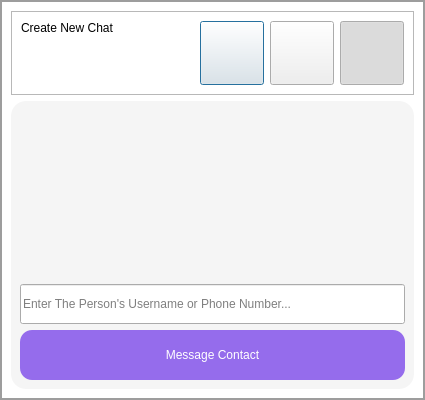
<?xml version="1.0" encoding="UTF-8"?>
<ui version="4.0">
 <class>CreateChatDialog</class>
 <widget class="QDialog" name="CreateChatDialog">
  <property name="geometry">
   <rect>
    <x>0</x>
    <y>0</y>
    <width>425</width>
    <height>400</height>
   </rect>
  </property>
  <property name="sizePolicy">
   <sizepolicy hsizetype="Minimum" vsizetype="Minimum">
    <horstretch>0</horstretch>
    <verstretch>0</verstretch>
   </sizepolicy>
  </property>
  <property name="minimumSize">
   <size>
    <width>425</width>
    <height>400</height>
   </size>
  </property>
  <property name="maximumSize">
   <size>
    <width>425</width>
    <height>600</height>
   </size>
  </property>
  <property name="windowTitle">
   <string>Dialog</string>
  </property>
  <property name="styleSheet">
   <string notr="true">QLabel {
font: 500 16pt &quot;Helvetica Now Display&quot;; 
}
QDialog {
border: 2px solid #9d9d9d; background: white;
}</string>
  </property>
  <layout class="QVBoxLayout" name="verticalLayout">
   <property name="sizeConstraint">
    <enum>QLayout::SetMinimumSize</enum>
   </property>
   <item>
    <widget class="QFrame" name="frame">
     <property name="sizePolicy">
      <sizepolicy hsizetype="Preferred" vsizetype="Preferred">
       <horstretch>0</horstretch>
       <verstretch>0</verstretch>
      </sizepolicy>
     </property>
     <property name="maximumSize">
      <size>
       <width>16777215</width>
       <height>100</height>
      </size>
     </property>
     <property name="frameShape">
      <enum>QFrame::StyledPanel</enum>
     </property>
     <property name="frameShadow">
      <enum>QFrame::Raised</enum>
     </property>
     <layout class="QHBoxLayout" name="horizontalLayout">
      <property name="sizeConstraint">
       <enum>QLayout::SetMinimumSize</enum>
      </property>
      <item>
       <widget class="QLabel" name="header">
        <property name="text">
         <string>Create New Chat</string>
        </property>
        <property name="alignment">
         <set>Qt::AlignLeading|Qt::AlignLeft|Qt::AlignTop</set>
        </property>
       </widget>
      </item>
      <item>
       <spacer name="horizontalSpacer">
        <property name="orientation">
         <enum>Qt::Horizontal</enum>
        </property>
        <property name="sizeHint" stdset="0">
         <size>
          <width>40</width>
          <height>20</height>
         </size>
        </property>
       </spacer>
      </item>
      <item>
       <widget class="QPushButton" name="newChannelButton">
        <property name="minimumSize">
         <size>
          <width>64</width>
          <height>64</height>
         </size>
        </property>
        <property name="maximumSize">
         <size>
          <width>64</width>
          <height>64</height>
         </size>
        </property>
        <property name="cursor">
         <cursorShape>PointingHandCursor</cursorShape>
        </property>
        <property name="toolTip">
         <string>&lt;html&gt;&lt;head/&gt;&lt;body&gt;&lt;p&gt;New Channel&lt;/p&gt;&lt;/body&gt;&lt;/html&gt;</string>
        </property>
        <property name="styleSheet">
         <string notr="true">QPushButton{
border-image: url(:/Graphics/Graphics/channel_off.png);
}
QPushButton:checked{
border-image: url(:/Graphics/Graphics/channel_on.png);
}
</string>
        </property>
        <property name="text">
         <string/>
        </property>
        <property name="checkable">
         <bool>true</bool>
        </property>
        <property name="checked">
         <bool>false</bool>
        </property>
        <property name="flat">
         <bool>false</bool>
        </property>
       </widget>
      </item>
      <item>
       <widget class="QPushButton" name="newGroupButton">
        <property name="sizePolicy">
         <sizepolicy hsizetype="Fixed" vsizetype="Fixed">
          <horstretch>0</horstretch>
          <verstretch>0</verstretch>
         </sizepolicy>
        </property>
        <property name="minimumSize">
         <size>
          <width>64</width>
          <height>64</height>
         </size>
        </property>
        <property name="maximumSize">
         <size>
          <width>64</width>
          <height>64</height>
         </size>
        </property>
        <property name="cursor">
         <cursorShape>PointingHandCursor</cursorShape>
        </property>
        <property name="toolTip">
         <string>&lt;html&gt;&lt;head/&gt;&lt;body&gt;&lt;p&gt;New Group&lt;/p&gt;&lt;/body&gt;&lt;/html&gt;</string>
        </property>
        <property name="styleSheet">
         <string notr="true">QPushButton{
border-image: url(:/Graphics/Graphics/group_off.png);
}
QPushButton:checked{
border-image: url(:/Graphics/Graphics/group_on.png);
}
</string>
        </property>
        <property name="text">
         <string/>
        </property>
        <property name="checkable">
         <bool>true</bool>
        </property>
        <property name="flat">
         <bool>false</bool>
        </property>
       </widget>
      </item>
      <item>
       <widget class="QPushButton" name="newContactButton">
        <property name="sizePolicy">
         <sizepolicy hsizetype="Fixed" vsizetype="Fixed">
          <horstretch>0</horstretch>
          <verstretch>0</verstretch>
         </sizepolicy>
        </property>
        <property name="minimumSize">
         <size>
          <width>64</width>
          <height>64</height>
         </size>
        </property>
        <property name="maximumSize">
         <size>
          <width>64</width>
          <height>64</height>
         </size>
        </property>
        <property name="cursor">
         <cursorShape>PointingHandCursor</cursorShape>
        </property>
        <property name="toolTip">
         <string>&lt;html&gt;&lt;head/&gt;&lt;body&gt;&lt;p&gt;New Contact&lt;/p&gt;&lt;/body&gt;&lt;/html&gt;</string>
        </property>
        <property name="styleSheet">
         <string notr="true">QPushButton {
border-image: url(:/Graphics/Graphics/contact_off.png);
}
QPushButton:checked{
border-image: url(:/Graphics/Graphics/contact_on.png);
}
</string>
        </property>
        <property name="text">
         <string/>
        </property>
        <property name="checkable">
         <bool>true</bool>
        </property>
        <property name="checked">
         <bool>true</bool>
        </property>
       </widget>
      </item>
     </layout>
    </widget>
   </item>
   <item>
    <widget class="QStackedWidget" name="pages">
     <property name="sizePolicy">
      <sizepolicy hsizetype="Minimum" vsizetype="Minimum">
       <horstretch>0</horstretch>
       <verstretch>0</verstretch>
      </sizepolicy>
     </property>
     <property name="styleSheet">
      <string notr="true">QStackedWidget{
background: rgb(245, 245, 245);
border-radius: 15px;
}</string>
     </property>
     <property name="currentIndex">
      <number>2</number>
     </property>
     <widget class="QWidget" name="channelPage">
      <property name="sizePolicy">
       <sizepolicy hsizetype="Minimum" vsizetype="Minimum">
        <horstretch>0</horstretch>
        <verstretch>0</verstretch>
       </sizepolicy>
      </property>
      <layout class="QVBoxLayout" name="verticalLayout_2">
       <property name="sizeConstraint">
        <enum>QLayout::SetMaximumSize</enum>
       </property>
       <item>
        <layout class="QHBoxLayout" name="channelInfoLayout">
         <property name="sizeConstraint">
          <enum>QLayout::SetMinimumSize</enum>
         </property>
         <item>
          <widget class="QPushButton" name="channelProfilePicButton">
           <property name="sizePolicy">
            <sizepolicy hsizetype="Fixed" vsizetype="Fixed">
             <horstretch>0</horstretch>
             <verstretch>0</verstretch>
            </sizepolicy>
           </property>
           <property name="minimumSize">
            <size>
             <width>64</width>
             <height>64</height>
            </size>
           </property>
           <property name="maximumSize">
            <size>
             <width>64</width>
             <height>64</height>
            </size>
           </property>
           <property name="cursor">
            <cursorShape>PointingHandCursor</cursorShape>
           </property>
           <property name="styleSheet">
            <string notr="true">border-image: url(:/Graphics/Graphics/icons8_camera_64px.png)</string>
           </property>
          </widget>
         </item>
         <item>
          <widget class="QLineEdit" name="channelNameInput">
           <property name="minimumSize">
            <size>
             <width>0</width>
             <height>40</height>
            </size>
           </property>
           <property name="placeholderText">
            <string>Enter Channel Name</string>
           </property>
          </widget>
         </item>
        </layout>
       </item>
       <item>
        <widget class="QScrollArea" name="channelMembersScrollArea">
         <property name="minimumSize">
          <size>
           <width>0</width>
           <height>0</height>
          </size>
         </property>
         <property name="widgetResizable">
          <bool>true</bool>
         </property>
         <widget class="QWidget" name="channelMembersScrollAreaContent">
          <property name="geometry">
           <rect>
            <x>0</x>
            <y>0</y>
            <width>387</width>
            <height>144</height>
           </rect>
          </property>
          <property name="minimumSize">
           <size>
            <width>0</width>
            <height>0</height>
           </size>
          </property>
          <layout class="QVBoxLayout" name="verticalLayout_4">
           <item>
            <layout class="QVBoxLayout" name="channelMembersLayout"/>
           </item>
           <item>
            <spacer name="verticalSpacer">
             <property name="orientation">
              <enum>Qt::Vertical</enum>
             </property>
             <property name="sizeHint" stdset="0">
              <size>
               <width>20</width>
               <height>115</height>
              </size>
             </property>
            </spacer>
           </item>
          </layout>
         </widget>
        </widget>
       </item>
       <item>
        <widget class="QPushButton" name="createChannelButton">
         <property name="minimumSize">
          <size>
           <width>0</width>
           <height>50</height>
          </size>
         </property>
         <property name="cursor">
          <cursorShape>PointingHandCursor</cursorShape>
         </property>
         <property name="styleSheet">
          <string notr="true">QAbstractButton{
border-radius: 12px; 
font: 800 14pt &quot;Helvetica Now Display&quot;; 
background: #956cec; 
color:white; 
}
QAbstractButton:hover {
background: #7152b3;
}
QAbstractButton:pressed {
background: white; 
border: 2px solid #956cec; 
color: #956cec;
}</string>
         </property>
         <property name="text">
          <string>Create Channel</string>
         </property>
         <property name="iconSize">
          <size>
           <width>64</width>
           <height>64</height>
          </size>
         </property>
         <property name="checkable">
          <bool>true</bool>
         </property>
         <property name="checked">
          <bool>false</bool>
         </property>
        </widget>
       </item>
      </layout>
     </widget>
     <widget class="QWidget" name="groupPage">
      <layout class="QVBoxLayout" name="verticalLayout_3">
       <property name="sizeConstraint">
        <enum>QLayout::SetMinimumSize</enum>
       </property>
       <item>
        <layout class="QHBoxLayout" name="groupInfoLayout">
         <property name="sizeConstraint">
          <enum>QLayout::SetMinimumSize</enum>
         </property>
         <item>
          <widget class="QPushButton" name="groupProfilePicButton">
           <property name="sizePolicy">
            <sizepolicy hsizetype="Fixed" vsizetype="Fixed">
             <horstretch>0</horstretch>
             <verstretch>0</verstretch>
            </sizepolicy>
           </property>
           <property name="minimumSize">
            <size>
             <width>64</width>
             <height>64</height>
            </size>
           </property>
           <property name="maximumSize">
            <size>
             <width>64</width>
             <height>64</height>
            </size>
           </property>
           <property name="cursor">
            <cursorShape>PointingHandCursor</cursorShape>
           </property>
           <property name="styleSheet">
            <string notr="true">border-image: url(:/Graphics/Graphics/icons8_camera_64px.png)</string>
           </property>
          </widget>
         </item>
         <item>
          <widget class="QLineEdit" name="groupNameInput">
           <property name="sizePolicy">
            <sizepolicy hsizetype="Expanding" vsizetype="Fixed">
             <horstretch>0</horstretch>
             <verstretch>0</verstretch>
            </sizepolicy>
           </property>
           <property name="minimumSize">
            <size>
             <width>0</width>
             <height>40</height>
            </size>
           </property>
           <property name="placeholderText">
            <string>Enter Group Name</string>
           </property>
          </widget>
         </item>
        </layout>
       </item>
       <item>
        <widget class="QScrollArea" name="chooseGroupMembersScrollArea">
         <property name="widgetResizable">
          <bool>true</bool>
         </property>
         <widget class="QWidget" name="chooseGroupMembersScrollAreaContent">
          <property name="geometry">
           <rect>
            <x>0</x>
            <y>0</y>
            <width>387</width>
            <height>144</height>
           </rect>
          </property>
          <layout class="QVBoxLayout" name="verticalLayout_6">
           <item>
            <layout class="QVBoxLayout" name="groupMembersLayout"/>
           </item>
           <item>
            <spacer name="verticalSpacer_2">
             <property name="orientation">
              <enum>Qt::Vertical</enum>
             </property>
             <property name="sizeHint" stdset="0">
              <size>
               <width>20</width>
               <height>115</height>
              </size>
             </property>
            </spacer>
           </item>
          </layout>
         </widget>
        </widget>
       </item>
       <item>
        <widget class="QPushButton" name="createGroupButton">
         <property name="minimumSize">
          <size>
           <width>0</width>
           <height>50</height>
          </size>
         </property>
         <property name="cursor">
          <cursorShape>PointingHandCursor</cursorShape>
         </property>
         <property name="styleSheet">
          <string notr="true">QAbstractButton{
border-radius: 12px; 
font: 800 14pt &quot;Helvetica Now Display&quot;; 
background: #956cec; 
color:white; 
}
QAbstractButton:hover {
background: #7152b3;
}
QAbstractButton:pressed {
background: white; 
border: 2px solid #956cec; 
color: #956cec;
}</string>
         </property>
         <property name="text">
          <string>Create Group</string>
         </property>
         <property name="checkable">
          <bool>true</bool>
         </property>
         <property name="checked">
          <bool>false</bool>
         </property>
        </widget>
       </item>
      </layout>
     </widget>
     <widget class="QWidget" name="contactPage">
      <layout class="QVBoxLayout" name="verticalLayout_8">
       <item>
        <spacer name="verticalSpacer_3">
         <property name="orientation">
          <enum>Qt::Vertical</enum>
         </property>
         <property name="sizeHint" stdset="0">
          <size>
           <width>20</width>
           <height>40</height>
          </size>
         </property>
        </spacer>
       </item>
       <item>
        <widget class="QLineEdit" name="contactInfoInput">
         <property name="minimumSize">
          <size>
           <width>0</width>
           <height>40</height>
          </size>
         </property>
         <property name="placeholderText">
          <string>Enter The Person's Username or Phone Number...</string>
         </property>
        </widget>
       </item>
       <item>
        <widget class="QPushButton" name="MessageContactButton">
         <property name="minimumSize">
          <size>
           <width>0</width>
           <height>50</height>
          </size>
         </property>
         <property name="cursor">
          <cursorShape>PointingHandCursor</cursorShape>
         </property>
         <property name="styleSheet">
          <string notr="true">QAbstractButton{
border-radius: 12px; 
font: 800 14pt &quot;Helvetica Now Display&quot;; 
background: #956cec; 
color:white; 
}
QAbstractButton:hover {
background: #7152b3;
}
QAbstractButton:pressed {
background: white; 
border: 2px solid #956cec; 
color: #956cec;
}</string>
         </property>
         <property name="text">
          <string>Message Contact</string>
         </property>
        </widget>
       </item>
      </layout>
     </widget>
    </widget>
   </item>
  </layout>
 </widget>
 <resources/>
 <connections/>
</ui>
